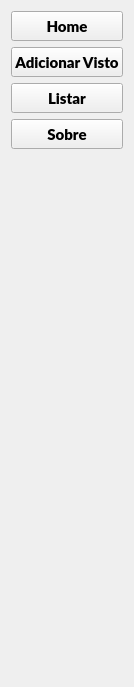
            <widget class="QWidget" name="Vistos">
             <property name="geometry">
              <rect>
               <x>0</x>
               <y>0</y>
               <width>122</width>
               <height>687</height>
              </rect>
             </property>
             <attribute name="label">
              <string>Vistos</string>
             </attribute>
             <layout class="QVBoxLayout" name="verticalLayout_5">
              <item>
               <widget class="QPushButton" name="btn_home">
                <property name="minimumSize">
                 <size>
                  <width>0</width>
                  <height>30</height>
                 </size>
                </property>
                <property name="font">
                 <font>
                  <family>Lato Black</family>
                  <pointsize>11</pointsize>
                  <weight>75</weight>
                  <bold>true</bold>
                 </font>
                </property>
                <property name="cursor">
                 <cursorShape>PointingHandCursor</cursorShape>
                </property>
                <property name="text">
                 <string>Home</string>
                </property>
               </widget>
              </item>
              <item>
               <widget class="QPushButton" name="btn_add">
                <property name="minimumSize">
                 <size>
                  <width>0</width>
                  <height>30</height>
                 </size>
                </property>
                <property name="font">
                 <font>
                  <family>Lato Black</family>
                  <pointsize>11</pointsize>
                  <weight>75</weight>
                  <bold>true</bold>
                 </font>
                </property>
                <property name="cursor">
                 <cursorShape>PointingHandCursor</cursorShape>
                </property>
                <property name="text">
                 <string>Adicionar Visto</string>
                </property>
               </widget>
              </item>
              <item>
               <widget class="QPushButton" name="btn_listar">
                <property name="minimumSize">
                 <size>
                  <width>0</width>
                  <height>30</height>
                 </size>
                </property>
                <property name="font">
                 <font>
                  <family>Lato Black</family>
                  <pointsize>11</pointsize>
                  <weight>75</weight>
                  <bold>true</bold>
                 </font>
                </property>
                <property name="cursor">
                 <cursorShape>PointingHandCursor</cursorShape>
                </property>
                <property name="text">
                 <string>Listar</string>
                </property>
               </widget>
              </item>
              <item>
               <widget class="QPushButton" name="btn_sobre">
                <property name="minimumSize">
                 <size>
                  <width>0</width>
                  <height>30</height>
                 </size>
                </property>
                <property name="font">
                 <font>
                  <family>Lato Black</family>
                  <pointsize>11</pointsize>
                  <weight>75</weight>
                  <bold>true</bold>
                 </font>
                </property>
                <property name="cursor">
                 <cursorShape>PointingHandCursor</cursorShape>
                </property>
                <property name="text">
                 <string>Sobre</string>
                </property>
               </widget>
              </item>
              <item>
               <spacer name="verticalSpacer">
                <property name="orientation">
                 <enum>Qt::Vertical</enum>
                </property>
                <property name="sizeHint" stdset="0">
                 <size>
                  <width>20</width>
                  <height>40</height>
                 </size>
                </property>
               </spacer>
              </item>
             </layout>
            </widget>
